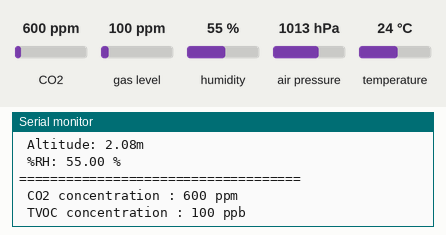
The sketch below on a simulated Arduino Uno, built with avr-gcc and run on an emulated ATmega328P. Shown: the last lines printed to the serial monitor. The test bench sets the inputs (shaded band); at power-on: gas level 100 ppm, CO2 600 ppm, air pressure 1013 hPa, humidity 55 %, temperature 24 °C.

Above: at 1.2 s.
1.3 s: gas level set to 20 ppm
At 2.1 s:
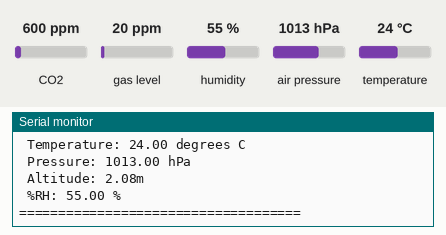
5.6 s: CO2 set to 452 ppm
7.1 s: air pressure set to 952 hPa
At 8.5 s:
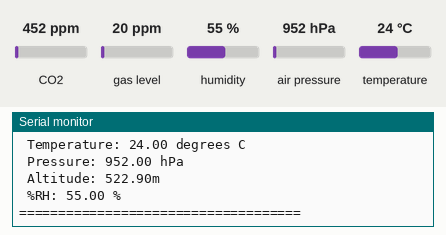
11.4 s: humidity set to 22 %
At 12.1 s:
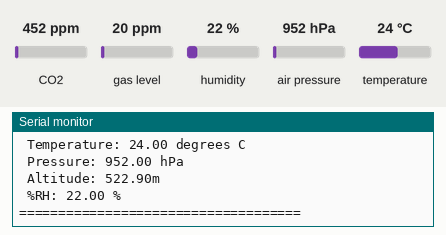

The sketch:

BME280_CCS811.ino
```cpp
#include <SparkFunBME280.h>
#include <SparkFunCCS811.h>

#define CCS811_ADDR 0x5B
#define PIN_NOT_WAKE 5

CCS811 myCCS811(CCS811_ADDR);
BME280 myBME280;

void setup()
{
  Serial.begin(9600);
  myCCS811.begin();

  myBME280.settings.commInterface = I2C_MODE;
  myBME280.settings.I2CAddress = 0x77;
  myBME280.settings.runMode = 3;
  myBME280.settings.tStandby = 0;
  myBME280.settings.filter = 4;
  myBME280.settings.tempOverSample = 5;
  myBME280.settings.pressOverSample = 5;
  myBME280.settings.humidOverSample = 5;

  delay(5);
  myBME280.begin();


}
//---------------------------------------------------------------
void printInfoSerial()
{
  Serial.print(" CO2 concentration : ");
  Serial.print(myCCS811.getCO2());
  Serial.println(" ppm");

  Serial.print(" TVOC concentration : ");
  Serial.print(myCCS811.getTVOC());
  Serial.println(" ppb");

  Serial.print(" Temperature: ");
  Serial.print(myBME280.readTempC(), 2);
  Serial.println(" degrees C");

  Serial.print(" Pressure: ");
  Serial.print(myBME280.readFloatPressure()/100, 2);
  Serial.println(" hPa");

  Serial.print(" Altitude: ");
  Serial.print(myBME280.readFloatAltitudeMeters(), 2);
  Serial.println("m");

  Serial.print(" %RH: ");
  Serial.print(myBME280.readFloatHumidity(), 2);
  Serial.println(" %");

  Serial.println();
  Serial.println("====================================");
}
void loop()
{
  if (myCCS811.dataAvailable())
    myCCS811.readAlgorithmResults();
    printInfoSerial();

    float BMEtempC = myBME280.readTempC();
    float BMEhumid = myBME280.readFloatHumidity();

    myCCS811.setEnvironmentalData(BMEhumid, BMEtempC);

  delay(1000);
}
```

Measured:
- after the input at 7.1 s, the serial monitor: prints a new line after 0.92 s (image 2)
- after the input at 11.4 s, the serial monitor: prints a new line after 0.06 s (image 3)
